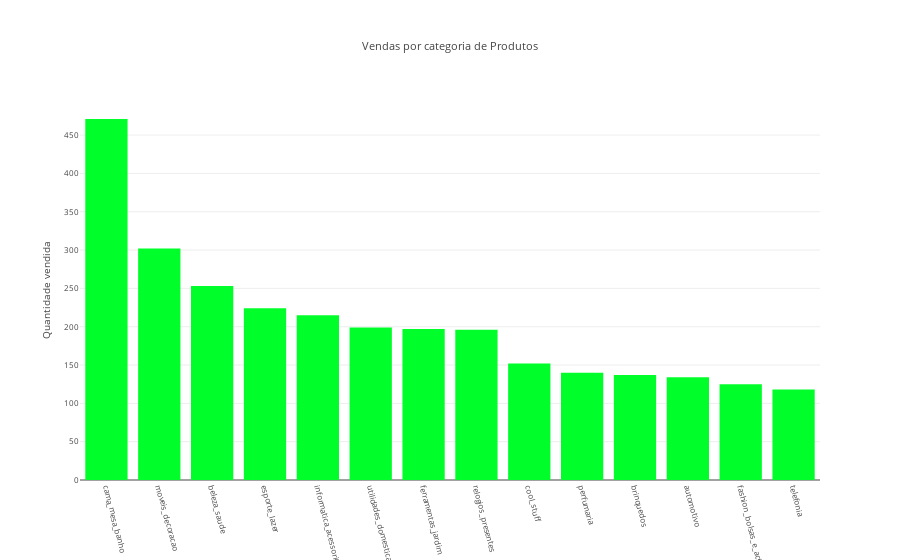

Here is the notebook cell this chart was saved with:
### Markdown cell above
**Plota gráfico de barras verticais**

### Code cell
import plotly.offline as py
import plotly.graph_objs as go

trace0 = go.Bar(y=vendas_produto_por_categoria.values,
                x=vendas_produto_por_categoria.index,
                marker = {'color': '#00FF2A'},
                orientation='v'
              )

data = [trace0]

# Criando Layout
configuracoes_layout = go.Layout(title='Vendas por categoria de Produtos',
                   xaxis=dict(
                         titlefont=dict(size=50,color='lightgrey'),
                         tickangle=75),
                   yaxis={'title': 'Quantidade vendida'},
                   font=dict(size=8)
                   )

# Objeto figura

fig = go.Figure(data=data, layout=configuracoes_layout)

# plotando o grafico
py.iplot(fig)

### Figure 1 — Plotly figure (JSON) as saved in the notebook; plotly's stock layout.template omitted (floating-point values rounded to 4 significant figures)
{"data": [{"marker": {"color": "#00FF2A"}, "orientation": "v", "type": "bar", "uid": "5e7d81ec-f8c4-4902-948b-65854aceb233", "x": ["cama_mesa_banho", "moveis_decoracao", "beleza_saude", "esporte_lazer", "informatica_acessorios", "utilidades_domesticas", "ferramentas_jardim", "relogios_presentes", "cool_stuff", "perfumaria", "brinquedos", "automotivo", "fashion_bolsas_e_acessorios", "telefonia"], "y": [471, 302, 253, 224, 215, 199, 197, 196, 152, 140, 137, 134, 125, 118]}], "layout": {"font": {"size": 8}, "title": "Vendas por categoria de Produtos", "xaxis": {"tickangle": 75, "titlefont": {"color": "lightgrey", "size": 50}}, "yaxis": {"title": "Quantidade vendida"}}}
